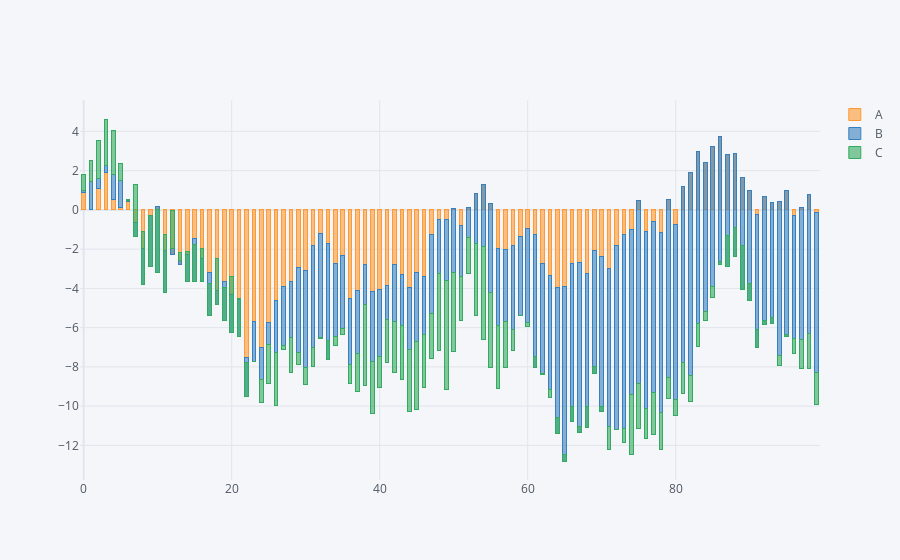

The code cell stored with this chart in its notebook:
### Code cell
df.iplot(kind = 'bar', barmode='stack', bargap=0.5)
